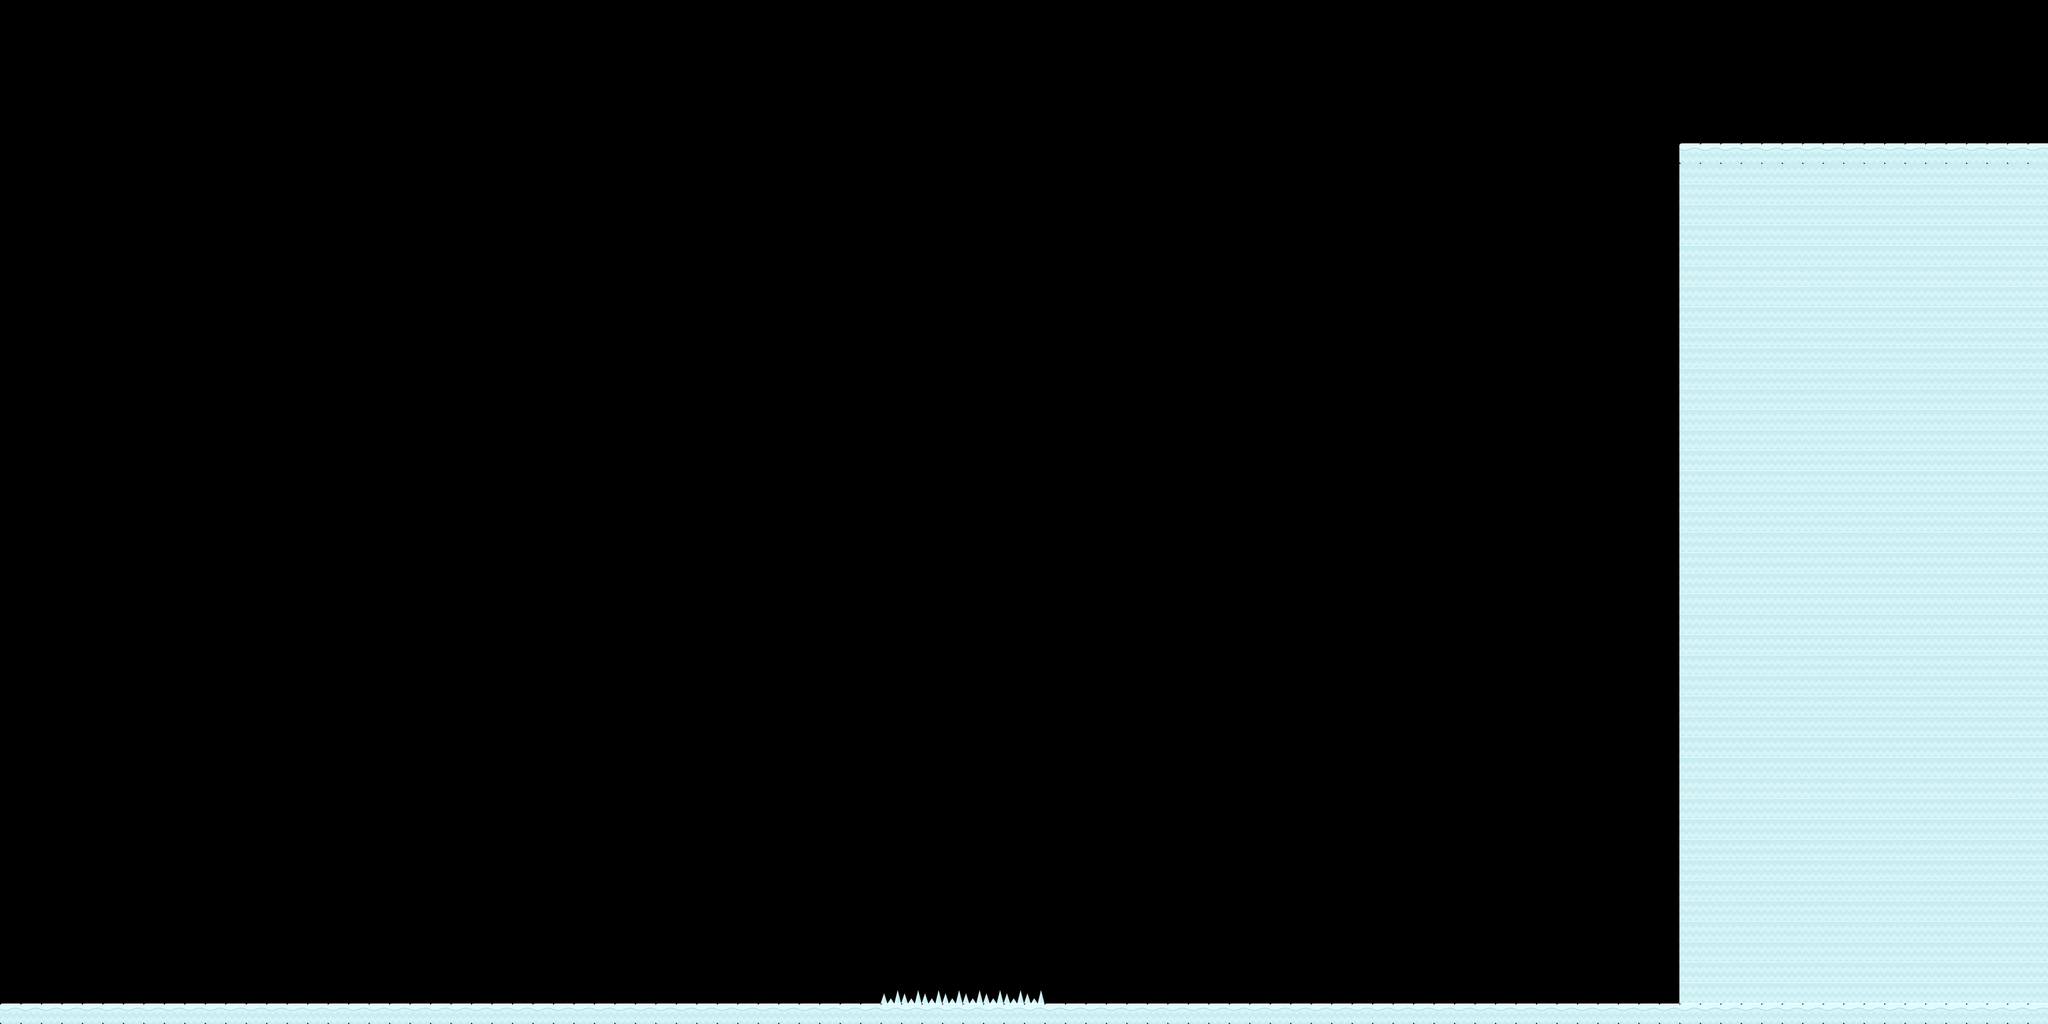

This game map was drawn from its Tiled (.tmx) file and the tilesets committed beside it. A one-line description and the trimmed map source follow:
An orthogonal 100x50 tile map with 32x32 px tiles, 1 tile layer (Patrones Terreno) and 92 objects.

<map version="1.0" orientation="orthogonal" renderorder="right-down" width="100" height="50" tilewidth="32" tileheight="32" nextobjectid="226">
 <tileset firstgid="1" name="tiles32" tilewidth="32" tileheight="32" tilecount="98" columns="14">
  <image source="tiles32.png" width="448" height="224" />
 </tileset>
 <layer name="Patrones Terreno" width="100" height="50">
  <data>[5000 cells, 864 non-empty, 3 distinct tile ids]</data>
 </layer>
 <objectgroup name="Suelos">
  <object id="1" x="-3" y="1582.75">
   <polyline points="0,0 3192,0" />
  </object>
  <object id="21" x="2639" y="220">
   <polyline points="0,0 0,1344" />
  </object>
  <object id="129" x="24.2424" y="30.303">
   <polyline points="0,0 9.09091,1542.42" />
  </object>
 </objectgroup>
 <objectgroup name="Cristal">
  <object id="185" x="2447" y="1305.5" width="50" height="25" />
  <object id="189" x="2207.5" y="1317" width="25" height="50" />
  <object id="190" x="2118.5" y="1316" width="25" height="50" />
  <object id="206" x="2335" y="1269.5" width="50" height="25" />
  <object id="209" x="2404" y="1230.5" width="50" height="25" />
  <object id="210" x="2521.5" y="1303" width="25" height="50" />
 </objectgroup>
 <objectgroup name="Madera">
  <object id="138" x="2291.5" y="1514" width="25" height="50" />
  <object id="139" x="2291.5" y="1450" width="25" height="50" />
  <object id="144" x="2419.5" y="1514" width="25" height="50" />
  <object id="145" x="2477.5" y="1247" width="25" height="50" />
  <object id="148" x="2469.5" y="1514" width="25" height="50" />
  <object id="149" x="2469.5" y="1450" width="25" height="50" />
  <object id="182" x="2150" y="1340.5" width="50" height="25" />
  <object id="183" x="2398" y="1339.5" width="50" height="25" />
  <object id="184" x="2463" y="1339.5" width="50" height="25" />
  <object id="198" x="2376" y="1382.5" width="50" height="25" />
  <object id="204" x="2318" y="1301.5" width="50" height="25" />
  <object id="205" x="2383" y="1303.5" width="50" height="25" />
 </objectgroup>
 <objectgroup name="Piedra">
  <object id="141" x="2360.5" y="1450" width="25" height="50" />
  <object id="142" x="2360.5" y="1514" width="25" height="50" />
  <object id="152" x="2528.5" y="1512.5" width="25" height="50" />
  <object id="153" x="2528.5" y="1449.5" width="25" height="50" />
  <object id="157" x="2164.5" y="1513.5" width="25" height="50" />
  <object id="158" x="2164.5" y="1450.5" width="25" height="50" />
  <object id="159" x="2121.5" y="1514.5" width="25" height="50" />
  <object id="160" x="2121.5" y="1451.5" width="25" height="50" />
  <object id="176" x="2181" y="1375" width="50" height="25" />
  <object id="178" x="2120" y="1372.5" width="50" height="25" />
  <object id="179" x="2429" y="1376.5" width="50" height="25" />
  <object id="180" x="2313" y="1374.5" width="50" height="25" />
  <object id="181" x="2495" y="1373.5" width="50" height="25" />
  <object id="194" x="2211.5" y="1450" width="25" height="50" />
  <object id="197" x="2211.5" y="1512" width="25" height="50" />
  <object id="211" x="2419.5" y="1449" width="25" height="50" />
 </objectgroup>
 <objectgroup name="SistemaDisparo">
  <object id="12" x="779" y="1517" width="50" height="50" />
 </objectgroup>
 <objectgroup name="PuntoEnfoqueObjetos">
  <object id="128" x="2330.67" y="1389.33" width="10" height="10" />
 </objectgroup>
 <objectgroup name="AliensRedondos">
  <object id="165" x="2562" y="1532" width="33" height="33">
   <ellipse />
  </object>
  <object id="166" x="2587.5" y="1502.5" width="33" height="33">
   <ellipse />
  </object>
  <object id="167" x="2582.5" y="1445.5" width="33" height="33">
   <ellipse />
  </object>
  <object id="168" x="2549.5" y="1472.5" width="33" height="33">
   <ellipse />
  </object>
  <object id="169" x="1761.5" y="1536.5" width="33" height="33">
   <ellipse />
  </object>
  <object id="170" x="1840.5" y="1535.5" width="33" height="33">
   <ellipse />
  </object>
  <object id="171" x="1915.5" y="1534.5" width="33" height="33">
   <ellipse />
  </object>
  <object id="172" x="2246.5" y="1525.5" width="33" height="33">
   <ellipse />
  </object>
  <object id="173" x="2560.5" y="1434.5" width="33" height="33">
   <ellipse />
  </object>
  <object id="174" x="2587.5" y="1389.5" width="33" height="33">
   <ellipse />
  </object>
  <object id="175" x="2551.5" y="1382.5" width="33" height="33">
   <ellipse />
  </object>
  <object id="201" x="1999.5" y="1529.5" width="33" height="33">
   <ellipse />
  </object>
  <object id="202" x="2245.5" y="1477.5" width="33" height="33">
   <ellipse />
  </object>
  <object id="203" x="2245.5" y="1431.5" width="33" height="33">
   <ellipse />
  </object>
  <object id="212" x="2554.5" y="1322.5" width="33" height="33">
   <ellipse />
  </object>
  <object id="213" x="2597.5" y="1351.5" width="33" height="33">
   <ellipse />
  </object>
  <object id="214" x="2556.5" y="1346.5" width="33" height="33">
   <ellipse />
  </object>
  <object id="215" x="2592.5" y="1306.5" width="33" height="33">
   <ellipse />
  </object>
  <object id="216" x="2549.5" y="1290.5" width="33" height="33">
   <ellipse />
  </object>
  <object id="217" x="2589.5" y="1280.5" width="33" height="33">
   <ellipse />
  </object>
  <object id="218" x="2589.5" y="1423.5" width="33" height="33">
   <ellipse />
  </object>
  <object id="219" x="2591.5" y="1482.5" width="33" height="33">
   <ellipse />
  </object>
  <object id="220" x="2557.5" y="1500.5" width="33" height="33">
   <ellipse />
  </object>
  <object id="221" x="2592.5" y="1534.5" width="33" height="33">
   <ellipse />
  </object>
 </objectgroup>
 <objectgroup name="AliensCuadrados">
  <object id="136" x="2209" y="1408" width="30" height="30" />
  <object id="143" x="2287" y="1407" width="30" height="30" />
  <object id="191" x="2117" y="1277" width="30" height="30" />
  <object id="192" x="2205" y="1276" width="30" height="30" />
  <object id="193" x="2513" y="1275" width="30" height="30" />
 </objectgroup>
 <objectgroup name="AliensSuit">
  <object id="140" x="2357" y="1407" width="30" height="30" />
  <object id="150" x="2526" y="1406" width="30" height="30" />
  <object id="151" x="2417" y="1408" width="30" height="30" />
  <object id="154" x="2466" y="1406" width="30" height="30" />
  <object id="163" x="2165" y="1410" width="30" height="30" />
  <object id="164" x="2118" y="1409" width="30" height="30" />
  <object id="186" x="2164" y="1299" width="30" height="30" />
  <object id="187" x="2441" y="1264" width="30" height="30" />
  <object id="199" x="2305" y="1333" width="30" height="30" />
  <object id="200" x="2349" y="1334" width="30" height="30" />
  <object id="207" x="2346" y="1232" width="30" height="30" />
  <object id="208" x="2395" y="1265" width="30" height="30" />
 </objectgroup>
 <objectgroup name="ProyectilesNormales">
  <object id="18" x="606" y="1524" width="30" height="30" />
  <object id="130" x="656" y="1523" width="30" height="30" />
  <object id="131" x="442" y="1525" width="30" height="30" />
  <object id="224" x="229" y="1527" width="30" height="30" />
 </objectgroup>
 <objectgroup name="ProyectilesMultiples">
  <object id="19" x="552" y="1524" width="30" height="30" />
  <object id="222" x="333" y="1527" width="30" height="30" />
  <object id="223" x="280" y="1526" width="30" height="30" />
 </objectgroup>
 <objectgroup name="ProyectilesOvni">
  <object id="20" x="493" y="1524" width="30" height="30" />
  <object id="132" x="391" y="1525" width="30" height="30" />
  <object id="133" x="708.788" y="1524.39" width="30" height="30" />
  <object id="225" x="182" y="1526" width="30" height="30" />
 </objectgroup>
 <objectgroup name="Pinchos">
  <object id="22" x="1384" y="1581">
   <polyline points="0,0 240,0" />
  </object>
 </objectgroup>
</map>
